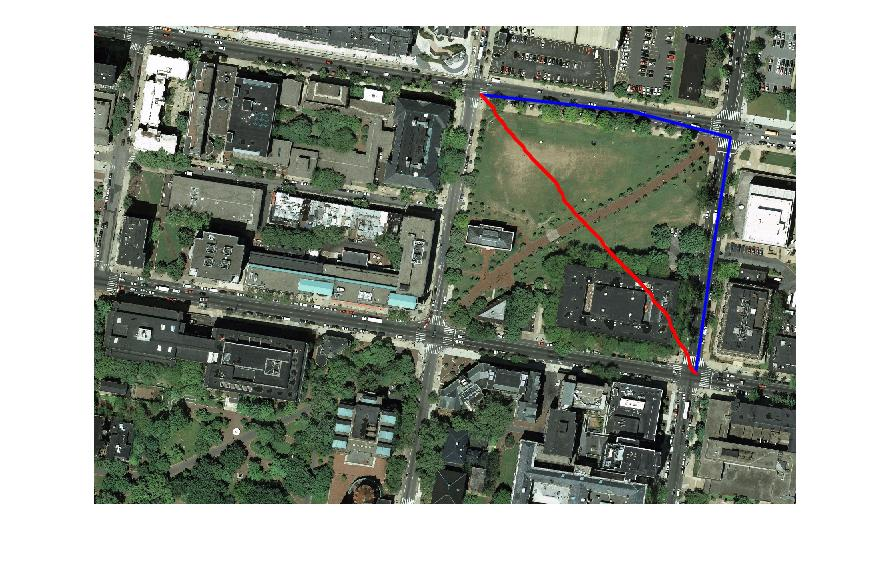
%> input picture images/iter1.jpg, 892 x 569 px
$ octave --eval "result = detectRoads2(imread('../images/iter1.jpg'));"   (GNU Octave 9; MATLAB toolbox functions it lacks are replaced by stand-ins)
%> lines starting %> are read from the running program, lines starting %| are printed output that depends on the picture; in (x1, y1, x2, y2) boxes, pixels count from 0 and x2, y2 are one past the last pixel; in counts of white or black regions, pixels touching at a corner belong together; the program's own positions count from 1
function [BW,maskedBWImage] = detectRoads2(RGB)
%createMask  Threshold RGB image using auto-generated code from colorThresholder app.
%  [BW,MASKEDRGBIMAGE] = createMask(RGB) thresholds image RGB using
%  auto-generated code from the colorThresholder App. The colorspace and
%  minimum/maximum values for each channel of the colorspace were set in the
%  App and result in a binary mask BW and a composite image maskedRGBImage,
%  which shows the original RGB image values under the mask BW.

% Auto-generated by colorThresholder app on 05-Apr-2016
%------------------------------------------------------


% Convert RGB image to chosen color space
I = rgb2ycbcr(RGB);
%> I: size 569x892x3 uint8; mean of channels 1, 2, 3 144.8, 124.6, 126.2

% Define thresholds for channel 1 based on histogram settings
channel1Min = 129.000;
channel1Max = 183.000;

% Define thresholds for channel 2 based on histogram settings
channel2Min = 118.000;
channel2Max = 121.000;

% Define thresholds for channel 3 based on histogram settings
channel3Min = 124.000;
channel3Max = 128.000;

% Create mask based on chosen histogram thresholds
BW = (I(:,:,1) >= channel1Min ) & (I(:,:,1) <= channel1Max) & ...
    (I(:,:,2) >= channel2Min ) & (I(:,:,2) <= channel2Max) & ...
    (I(:,:,3) >= channel3Min ) & (I(:,:,3) <= channel3Max);
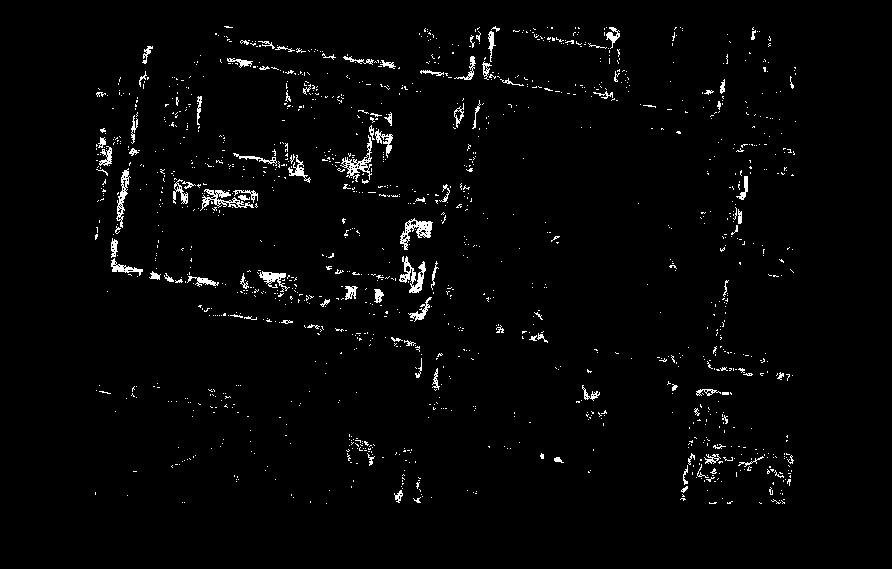
%> BW: size 569x892 logical; 2.2% white in thin lines or dots, all inside (x1, y1, x2, y2) = (95, 26, 796, 504)

% Initialize output masked image based on input image.
maskedBWImage = double(BW);
maskedBWImage = imgaussfilt(maskedBWImage,2);
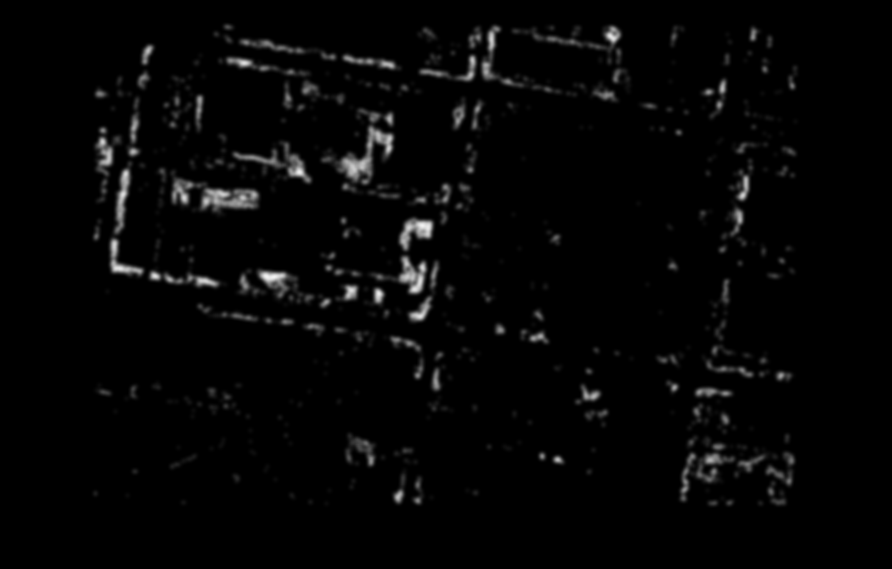
%> maskedBWImage: size 569x892 double; min 0, max 0.95, mean 0.0219
